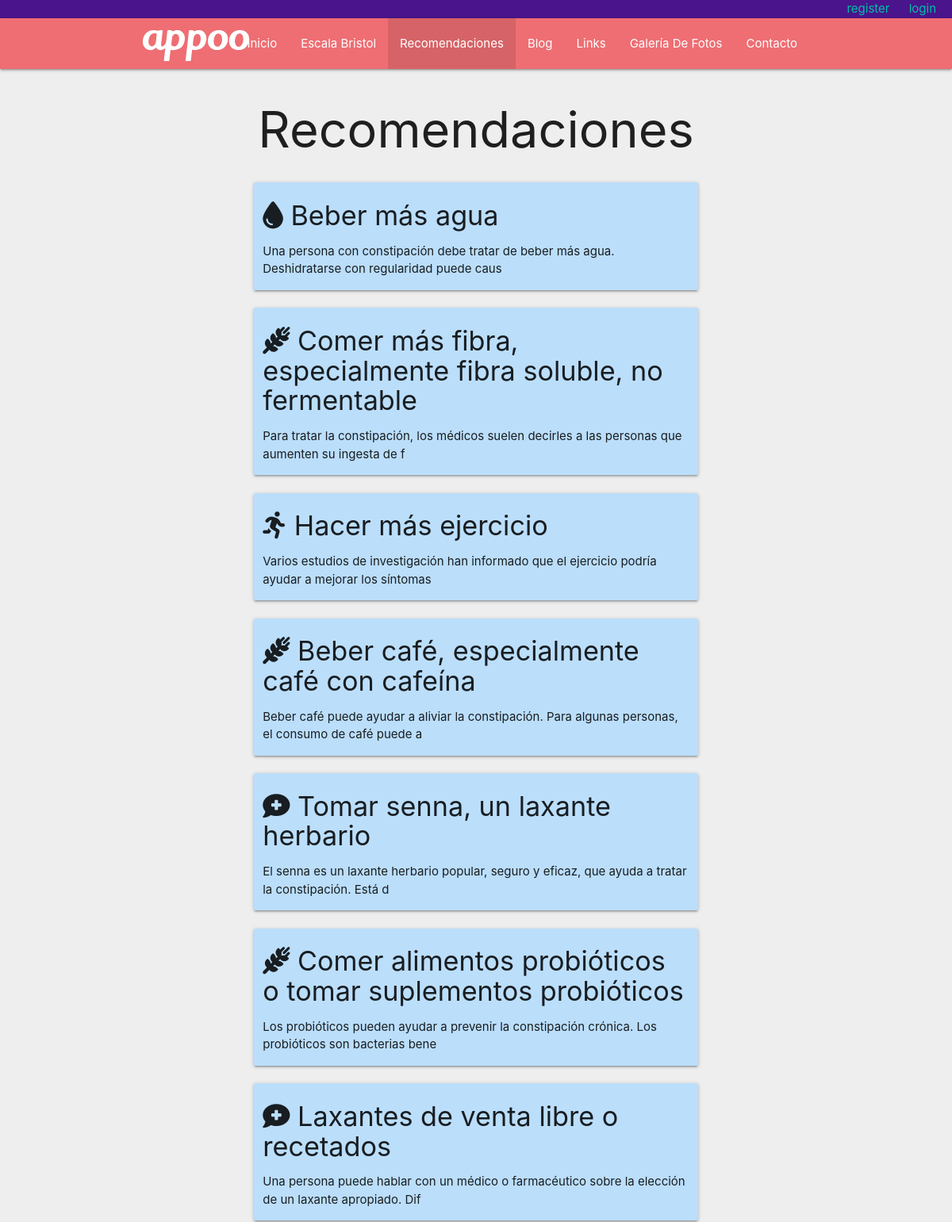
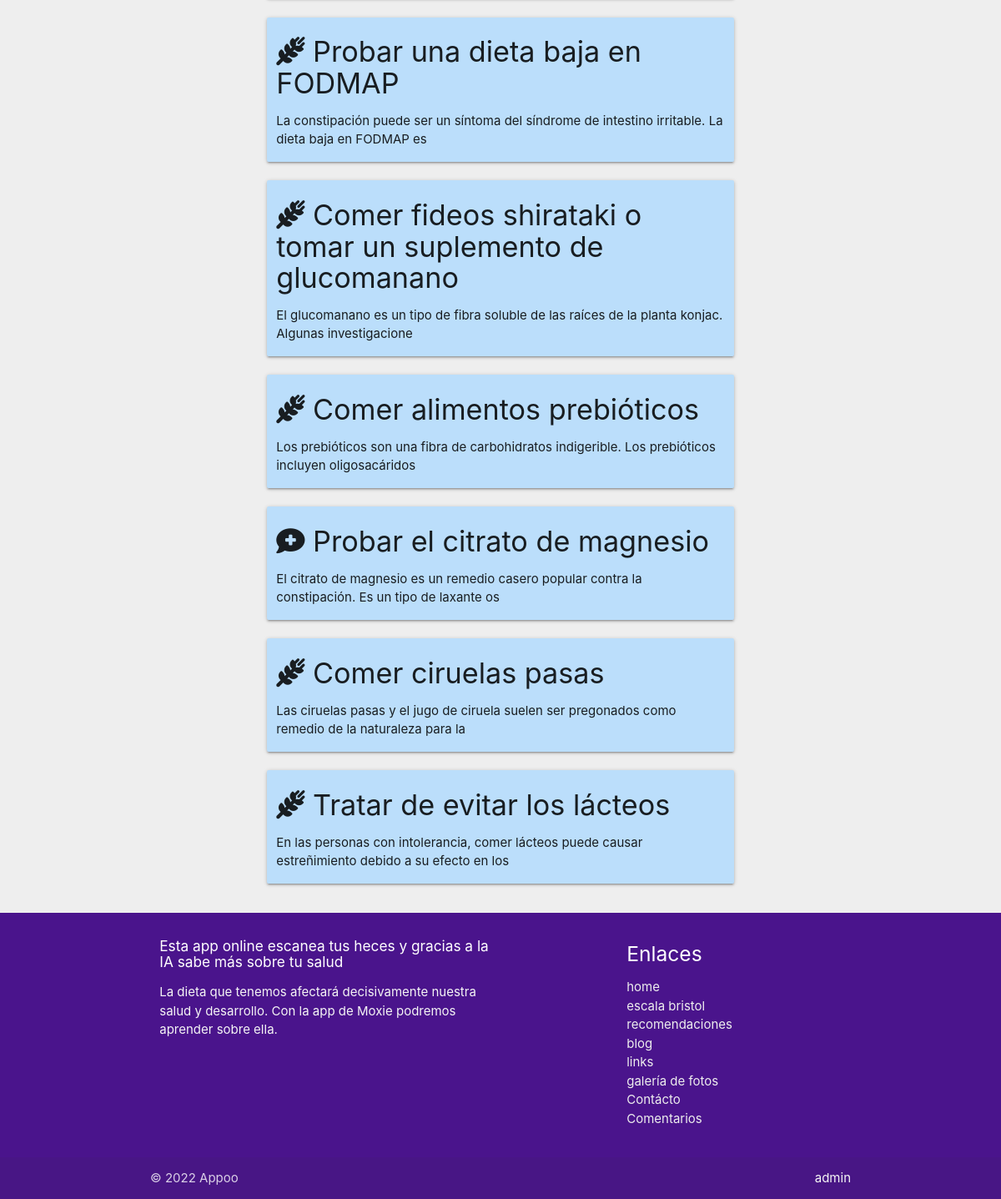
/recomendaciones, run on the app's committed database (2 pictures, top to bottom).
### web/models.py (models this page shows)
class Tip(models.Model):
  ICONS= (
    ('fa-solid fa-droplet','agua'),
    ('fa-solid fa-wheat-awn','comida'),
    ('fa-solid fa-person-running','deporte'),
    ('fa-solid fa-comment-medical','medicamento'),
    ('fa-solid fa-comment','otros'),
  )
  idm = models.CharField(max_length=100)
  title = models.CharField(max_length=100)
  text = models.CharField(max_length=100)
  icon = models.CharField(max_length=100, choices=ICONS)

### web/views.py (the view)
# urls.py: path('recomendaciones', views.recomendaciones, name='recomendaciones'),
def recomendaciones(request):
  query_tips = Tip.objects.all()
  return render(request,'web/recomendaciones.html',{'nbar':'recomendaciones','query_tips':query_tips})

### web/templates/web/recomendaciones.html (shortened to what this page needs)
{% extends 'base-main.html' %}
{% load static %}
{% block content %}
<div class="container">
    <div class="row">
        <h1 class="center">Recomendaciones</h1>
        {% for item in query_tips %}
        <div class="card blue lighten-4 col s12 m8 offset-m2 section">
            <h4>
                <i class="{{ item.icon }}"></i>
                {{ item.title }}</h4>
            <p>{{ item.text }}</p>
        </div>
        {% endfor %}
    </div>
</div>
{% endblock %}

### data on the page
Tip: title "Beber más agua", text "Una persona con constipación debe tratar de beber más agua. Deshidratarse con regularidad puede caus"
Tip: title "Comer más fibra, especialmente fibra soluble, no fermentable", text "Para tratar la constipación, los médicos suelen decirles a las personas que aumenten su ingesta de f"
Tip: title "Hacer más ejercicio", text "Varios estudios de investigación han informado que el ejercicio podría ayudar a mejorar los síntomas"
Tip: title "Beber café, especialmente café con cafeína", text "Beber café puede ayudar a aliviar la constipación. Para algunas personas, el consumo de café puede a"
Tip: title "Tomar senna, un laxante herbario", text "El senna es un laxante herbario popular, seguro y eficaz, que ayuda a tratar la constipación. Está d"
Tip: title "Comer alimentos probióticos o tomar suplementos probióticos", text "Los probióticos pueden ayudar a prevenir la constipación crónica. Los probióticos son bacterias bene"
Tip: title "Laxantes de venta libre o recetados", text "Una persona puede hablar con un médico o farmacéutico sobre la elección de un laxante apropiado. Dif"
Tip: title "Probar una dieta baja en FODMAP", text "La constipación puede ser un síntoma del síndrome de intestino irritable. La dieta baja en FODMAP es"
Tip: title "Comer fideos shirataki o tomar un suplemento de glucomanano", text "El glucomanano es un tipo de fibra soluble de las raíces de la planta konjac. Algunas investigacione"
Tip: title "Comer alimentos prebióticos", text "Los prebióticos son una fibra de carbohidratos indigerible. Los prebióticos incluyen oligosacáridos"
Tip: title "Probar el citrato de magnesio", text "El citrato de magnesio es un remedio casero popular contra la constipación. Es un tipo de laxante os"
Tip: title "Comer ciruelas pasas", text "Las ciruelas pasas y el jugo de ciruela suelen ser pregonados como remedio de la naturaleza para la"
Tip: title "Tratar de evitar los lácteos", text "En las personas con intolerancia, comer lácteos puede causar estreñimiento debido a su efecto en los"
